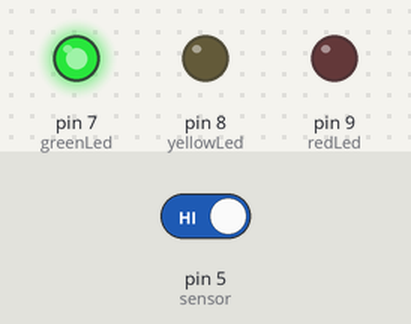
Simulated run of this sketch. Board: Arduino Uno, built with avr-gcc and run on an emulated ATmega328P. Shown: output pins drawn as LEDs (lit = HIGH). Inputs (shaded band) come from the test bench; at power-on: pin 5 (sensor) HIGH.

Above: at 1.8 s.
1.9 s: pin 5 (sensor) driven LOW
At 3.2 s:
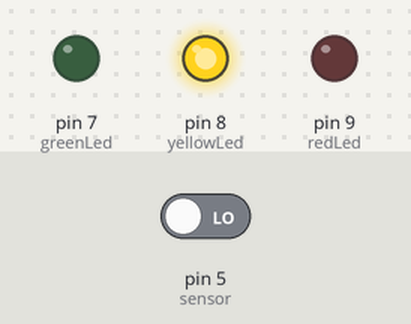
3.5 s: pin 5 (sensor) driven HIGH
At 4.5 s:
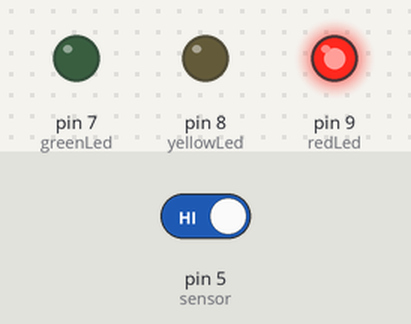
Timing chart, 0 to 15.0 s (numbered marks = the images above; inputs shaded):
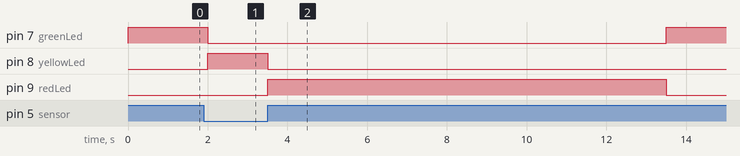

The sketch:

Layer-Sensor-Timer-917-v1.ino
```cpp
const int sensor = 5;
const int redLed = 9;
const int yellowLed = 8;
const int greenLed = 7;

void setup() {
  // put your setup code here, to run once:
  pinMode(redLed, OUTPUT);
  pinMode(yellowLed, OUTPUT);
  pinMode(greenLed, OUTPUT);

  pinMode(sensor, INPUT);

}

void loop() {
  // put your main code here, to run repeatedly:
 digitalWrite(greenLed, HIGH);
 delay(500);
 int state = digitalRead(sensor);

 if(state==LOW){
  digitalWrite(greenLed,LOW);
  digitalWrite(yellowLed,HIGH);
  while(state==LOW){
    delay(5);
    state = digitalRead(sensor);
  }
  digitalWrite(yellowLed, LOW);
  digitalWrite(redLed, HIGH);
  delay(10000);
  digitalWrite(redLed,LOW);

 }
 else{
  state = digitalRead(sensor);

 }
}
```

Measured:
- after the input at 1.9 s, pin 7 (greenLed): HIGH → LOW after 0.10 s; pin 8 (yellowLed): LOW → HIGH after 0.10 s
- after the input at 3.5 s, pin 7 (greenLed): LOW → HIGH after 10.0 s; pin 8 (yellowLed): HIGH → LOW at once; pin 9 (redLed): LOW → HIGH at once, → LOW 10.0 s later
